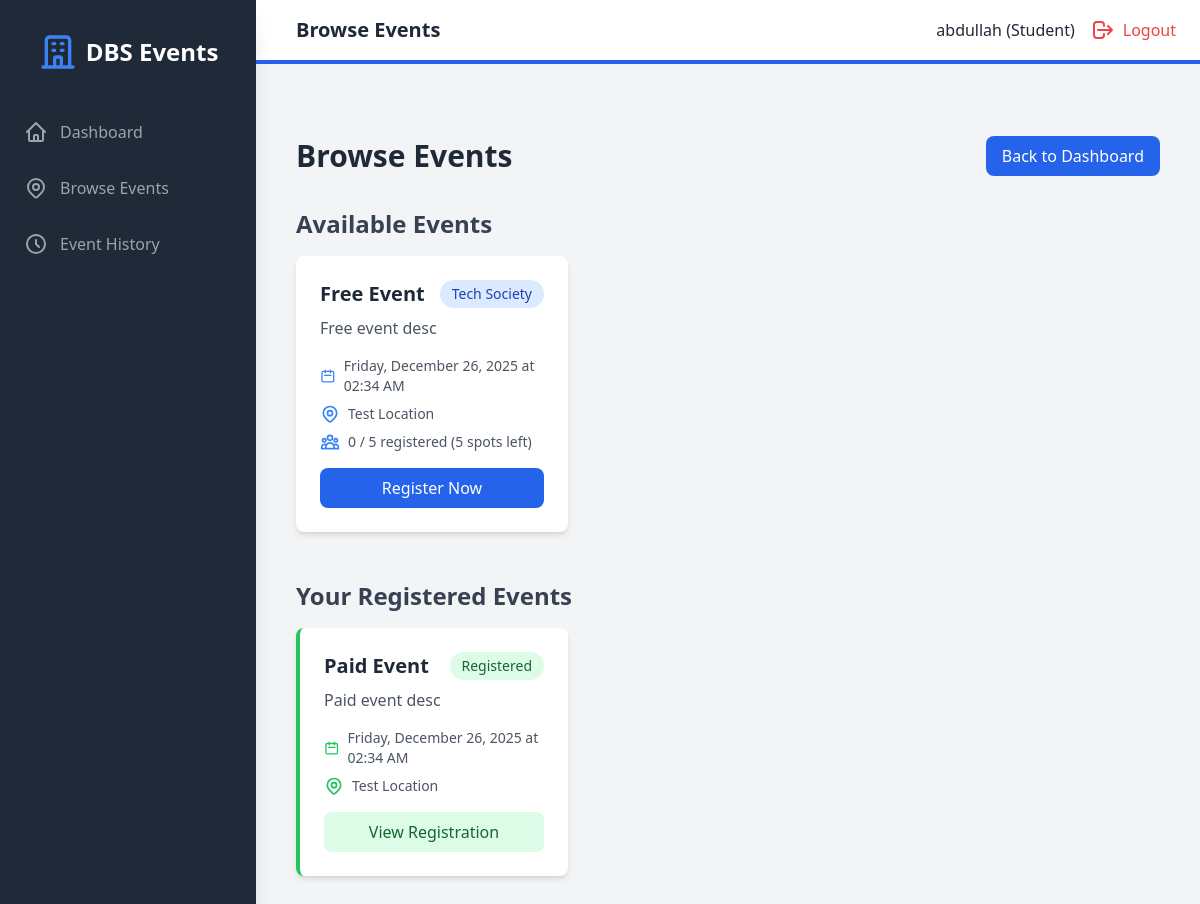
Screenshot of /student/events (signed in) with the database file from the repository.
### models.py (models this page shows, shortened)
class User(UserMixin, db.Model):
    id = db.Column(db.Integer, primary_key=True)
    student_number = db.Column(db.String(50), unique=True, nullable=True)
    email = db.Column(db.String(120), unique=True, nullable=False)
    password_hash = db.Column(db.String(200), nullable=False)
    name = db.Column(db.String(100), nullable=False)
    role = db.Column(db.String(20), nullable=False)  # superadmin, organizer, student
    created_at = db.Column(db.DateTime, default=datetime.utcnow)
    societies = db.relationship('Society', backref='head', lazy=True)
    events_created = db.relationship('Event', backref='creator', lazy=True)
    registrations = db.relationship('Registration', backref='student', lazy=True)

class Event(db.Model):
    id = db.Column(db.Integer, primary_key=True)
    title = db.Column(db.String(200), nullable=False)
    description = db.Column(db.Text, nullable=True)
    event_date = db.Column(db.DateTime, nullable=False)
    location = db.Column(db.String(200), nullable=False)
    capacity = db.Column(db.Integer, nullable=False)
    is_paid = db.Column(db.Boolean, default=False)
    cost = db.Column(db.Float, default=0.0)
    society_id = db.Column(db.Integer, db.ForeignKey('society.id'), nullable=True)
    created_by = db.Column(db.Integer, db.ForeignKey('user.id'), nullable=False)
    created_at = db.Column(db.DateTime, default=datetime.utcnow)
    registrations = db.relationship('Registration', backref='event', lazy=True, cascade='all, delete-orphan')
    def get_registered_count(self):
        return len(self.registrations)
    def available_slots(self):
        return self.capacity - self.get_registered_count()

class Society(db.Model):
    id = db.Column(db.Integer, primary_key=True)
    name = db.Column(db.String(100), nullable=False, unique=True)
    description = db.Column(db.Text, nullable=True)
    society_head_id = db.Column(db.Integer, db.ForeignKey('user.id'), nullable=False)
    created_at = db.Column(db.DateTime, default=datetime.utcnow)
    events = db.relationship('Event', backref='society', lazy=True)

### backend/routes/student.py (the view)
@student_bp.route("/student/events", endpoint="browse_events")
@student_required
def browse_events():
    registered_event_ids = [r.event_id for r in
                         Registration.query.filter_by(student_id=current_user.id).all()]
    upcoming_events = Event.query.filter(
        Event.event_date >= datetime.utcnow()
    ).order_by(Event.event_date.asc()).all()
    registered_events = [e for e in upcoming_events if e.id in registered_event_ids]
    available_events = [e for e in upcoming_events if e.id not in registered_event_ids]
    return render_template(
        "student/browse_events.html",
        available_events=available_events,
        registered_events=registered_events
    )

### backend/main.py (called while the page is built)
@login_manager.user_loader
def load_user(user_id):
    return User.query.get(int(user_id))

### frontend/templates/student/browse_events.html (shortened to what this page needs)
{% extends "base.html" %}
{% block header_title %}Browse Events{% endblock %}
{% block auth_content %}
<div class="container mx-auto px-4 py-8">
    <div class="flex justify-between items-center mb-8">
        <h1 class="text-3xl font-bold text-gray-800">Browse Events</h1>
        <a href="{{ url_for('student.student_dashboard') }}"
           class="bg-blue-600 hover:bg-blue-700 text-white px-4 py-2 rounded-lg transition-colors">
            Back to Dashboard
        </a>
    </div>
    <div class="mb-12">
        <h2 class="text-2xl font-semibold text-gray-700 mb-4">Available Events</h2>
        {% if available_events %}
        <div class="grid grid-cols-1 md:grid-cols-2 lg:grid-cols-3 gap-6">
            {% for event in available_events %}
            <div class="bg-white rounded-lg shadow-md overflow-hidden hover:shadow-lg transition-shadow">
                <div class="p-6">
                    <div class="flex justify-between items-start mb-2">
                        <h3 class="text-xl font-bold text-gray-800">{{ event.title }}</h3>
                        <span class="px-3 py-1 bg-blue-100 text-blue-800 text-sm font-medium rounded-full">
                            {{ event.society.name if event.society else 'General' }}
                        </span>
                    </div>
                    <p class="text-gray-600 mb-4">{{ event.description }}</p>
                    <div class="space-y-2 text-sm text-gray-600 mb-4">
                        <div class="flex items-center">
                            <svg class="w-5 h-5 mr-2 text-blue-500" fill="none" stroke="currentColor" viewBox="0 0 24 24">
                                <path stroke-linecap="round" stroke-linejoin="round" stroke-width="2" d="M8 7V3m8 4V3m-9 8h10M5 21h14a2 2 0 002-2V7a2 2 0 00-2-2H5a2 2 0 00-2 2v12a2 2 0 002 2z"></path>
                            </svg>
                            {{ event.event_date.strftime('%A, %B %d, %Y at %I:%M %p') }}
                        </div>
                        <div class="flex items-center">
                            {{ event.location }}
                        </div>
                        <div class="flex items-center">
                            {{ event.get_registered_count() }} / {{ event.capacity }} registered
                            ({{ event.available_slots() }} spots left)
                        </div>
                    </div>
                    <a href="{{ url_for('student.register_event', event_id=event.id) }}"
                       class="block w-full text-center bg-blue-600 hover:bg-blue-700 text-white py-2 px-4 rounded-lg transition-colors">
                        Register Now
                    </a>
                </div>
            </div>
            {% endfor %}
        </div>
        {% endif %}
    </div>
    {% if registered_events %}
    <div>
        <h2 class="text-2xl font-semibold text-gray-700 mb-4">Your Registered Events</h2>
        <div class="grid grid-cols-1 md:grid-cols-2 lg:grid-cols-3 gap-6">
            {% for event in registered_events %}
            <div class="bg-white rounded-lg shadow-md overflow-hidden border-l-4 border-green-500">
                <div class="p-6">
                    <div class="flex justify-between items-start mb-2">
                        <h3 class="text-xl font-bold text-gray-800">{{ event.title }}</h3>
                        <span class="px-3 py-1 bg-green-100 text-green-800 text-sm font-medium rounded-full">
                            Registered
                        </span>
                    </div>
                    <p class="text-gray-600 mb-4">{{ event.description }}</p>
                    <div class="space-y-2 text-sm text-gray-600 mb-4">
                        <div class="flex items-center">
                            <svg class="w-5 h-5 mr-2 text-green-500" fill="none" stroke="currentColor" viewBox="0 0 24 24">
                                <path stroke-linecap="round" stroke-linejoin="round" stroke-width="2" d="M8 7V3m8 4V3m-9 8h10M5 21h14a2 2 0 002-2V7a2 2 0 00-2-2H5a2 2 0 00-2 2v12a2 2 0 002 2z"></path>
                            </svg>
                            {{ event.event_date.strftime('%A, %B %d, %Y at %I:%M %p') }}
                        </div>
                        <div class="flex items-center">
                            {{ event.location }}
                        </div>
                    </div>
                    <a href="{{ url_for('student.student_dashboard') }}"
                       class="block w-full text-center bg-green-100 hover:bg-green-200 text-green-800 py-2 px-4 rounded-lg transition-colors">
                        View Registration
                    </a>
                </div>
            </div>
            {% endfor %}
        </div>
    </div>
    {% endif %}
</div>
{% endblock %}

### frontend/templates/base.html (shortened to what this page needs)
<!DOCTYPE html>
<html lang="en">
<head>
    <script src="https://cdn.tailwindcss.com"></script>
    <link rel="stylesheet" href="{{ url_for('static', filename='css/style.css') }}">
</head>
<body class="bg-gray-100">
    {% if current_user.is_authenticated %}
    <div class="flex h-screen bg-gray-100">
        <div id="sidebar" class="sidebar fixed inset-y-0 left-0 z-30 w-64 bg-gray-800 overflow-y-auto transition duration-300 ease-out md:translate-x-0 md:static md:shadow-xl sidebar-closed">
            <div class="flex items-center justify-center mt-8">
                <div class="flex items-center">
                    <svg class="h-10 w-10 text-blue-500" fill="none" stroke="currentColor" viewBox="0 0 24 24">
                        <path stroke-linecap="round" stroke-linejoin="round" stroke-width="2" d="M19 21V5a2 2 0 00-2-2H7a2 2 0 00-2 2v16m14 0h2m-2 0h-5m-9 0H3m2 0h5M9 7h1m-1 4h1m4-4h1m-1 4h1m-5 10v-5a1 1 0 011-1h2a1 1 0 011 1v5m-4 0h4"></path>
                    </svg>
                    <span class="text-white text-2xl font-semibold ml-2">DBS Events</span>
                </div>
            </div>
            <nav class="mt-10">
                {% if current_user.role == 'superadmin' %}
                    <a class="flex items-center mt-4 py-2 px-6 text-gray-400 hover:bg-gray-700 hover:text-white" href="{{ url_for('admin.admin_dashboard') }}">
                        <svg class="h-6 w-6" fill="none" stroke="currentColor" viewBox="0 0 24 24"><path stroke-linecap="round" stroke-linejoin="round" stroke-width="2" d="M3 12l2-2m0 0l7-7 7 7M5 10v10a1 1 0 001 1h3m10-11l2 2m-2-2v10a1 1 0 01-1 1h-3m-6 0a1 1 0 001-1v-4a1 1 0 011-1h2a1 1 0 011 1v4a1 1 0 001 1m-6 0h6"></path></svg>
                        <span class="mx-3">Dashboard</span>
                    </a>
                    <a class="flex items-center mt-4 py-2 px-6 text-gray-400 hover:bg-gray-700 hover:text-white" href="{{ url_for('admin.admin_organizers') }}">
                        <svg class="h-6 w-6" fill="none" stroke="currentColor" viewBox="0 0 24 24"><path stroke-linecap="round" stroke-linejoin="round" stroke-width="2" d="M17 20h5v-2a3 3 0 00-5.356-1.857M17 20H7m10 0v-2c0-.656-.126-1.283-.356-1.857m0 0a5.002 5.002 0 019.288 0M15 7a3 3 0 11-6 0 3 3 0 016 0zm6 3a2 2 0 11-4 0 2 2 0 014 0zM7 10a2 2 0 11-4 0 2 2 0 014 0z"></path></svg>
                        <span class="mx-3">Organizers</span>
                    </a>
                    <a class="flex items-center mt-4 py-2 px-6 text-gray-400 hover:bg-gray-700 hover:text-white" href="{{ url_for('admin.admin_students') }}">
                        <svg class="h-6 w-6" fill="none" stroke="currentColor" viewBox="0 0 24 24"><path stroke-linecap="round" stroke-linejoin="round" stroke-width="2" d="M12 4.354a4 4 0 110 5.292M15 21H3v-1a6 6 0 0112 0v1zm0 0h6v-1a6 6 0 00-9-5.197M13 7a4 4 0 11-8 0 4 4 0 018 0z"></path></svg>
                        <span class="mx-3">Students</span>
                    </a>
                    <a class="flex items-center mt-4 py-2 px-6 text-gray-400 hover:bg-gray-700 hover:text-white" href="{{ url_for('admin.admin_societies') }}">
                        <svg class="h-6 w-6" fill="none" stroke="currentColor" viewBox="0 0 24 24"><path stroke-linecap="round" stroke-linejoin="round" stroke-width="2" d="M19 21V5a2 2 0 00-2-2H7a2 2 0 00-2 2v16m14 0h2m-2 0h-5m-9 0H3m2 0h5M9 7h1m-1 4h1m4-4h1m-1 4h1m-5 10v-5a1 1 0 011-1h2a1 1 0 011 1v5m-4 0h4"></path></svg>
                        <span class="mx-3">Societies</span>
                    </a>
                    <a class="flex items-center mt-4 py-2 px-6 text-gray-400 hover:bg-gray-700 hover:text-white" href="{{ url_for('admin.admin_events') }}">
                        <svg class="h-6 w-6" fill="none" stroke="currentColor" viewBox="0 0 24 24"><path stroke-linecap="round" stroke-linejoin="round" stroke-width="2" d="M8 7V3m8 4V3m-9 8h10M5 21h14a2 2 0 002-2V7a2 2 0 00-2-2H5a2 2 0 00-2 2v12a2 2 0 002 2z"></path></svg>
                        <span class="mx-3">All Events</span>
                    </a>
                {% elif current_user.role == 'student' %}
                    <a class="flex items-center mt-4 py-2 px-6 text-gray-400 hover:bg-gray-700 hover:text-white" href="{{ url_for('student.student_dashboard') }}">
                        <svg class="h-6 w-6" fill="none" stroke="currentColor" viewBox="0 0 24 24"><path stroke-linecap="round" stroke-linejoin="round" stroke-width="2" d="M3 12l2-2m0 0l7-7 7 7M5 10v10a1 1 0 001 1h3m10-11l2 2m-2-2v10a1 1 0 01-1 1h-3m-6 0a1 1 0 001-1v-4a1 1 0 011-1h2a1 1 0 011 1v4a1 1 0 001 1m-6 0h6"></path></svg>
                        <span class="mx-3">Dashboard</span>
                    </a>
                    <a class="flex items-center mt-4 py-2 px-6 text-gray-400 hover:bg-gray-700 hover:text-white" href="{{ url_for('student.browse_events') }}">
                        <span class="mx-3">Browse Events</span>
                    </a>
                    <a class="flex items-center mt-4 py-2 px-6 text-gray-400 hover:bg-gray-700 hover:text-white" href="{{ url_for('student.event_history') }}">
                        <svg class="h-6 w-6" fill="none" stroke="currentColor" viewBox="0 0 24 24"><path stroke-linecap="round" stroke-linejoin="round" stroke-width="2" d="M12 8v4l3 3m6-3a9 9 0 11-18 0 9 9 0 0118 0z"></path></svg>
                        <span class="mx-3">Event History</span>
                    </a>
                {% endif %}
            </nav>
        </div>
        <div class="flex-1 flex flex-col overflow-hidden">
            <header class="flex justify-between items-center py-4 px-6 bg-white border-b-4 border-blue-600">
                <div class="flex items-center">
                    <h1 class="text-xl font-semibold text-gray-800 ml-4">{% block header_title %}{% endblock %}</h1>
                </div>
                <div class="flex items-center">
                    <span class="text-gray-800 mr-4">{{ current_user.name }} ({{ current_user.role | capitalize }})</span>
                    <a href="{{ url_for('public.logout') }}" class="flex items-center text-red-500 hover:text-red-700">
                        <svg class="h-6 w-6" fill="none" stroke="currentColor" viewBox="0 0 24 24"><path stroke-linecap="round" stroke-linejoin="round" stroke-width="2" d="M17 16l4-4m0 0l-4-4m4 4H7m6 4v1a3 3 0 01-3 3H6a3 3 0 01-3-3v-10a3 3 0 013-3h4a3 3 0 013 3v1"></path></svg>
                        <span class="ml-2 hidden sm:inline">Logout</span>
                    </a>
                </div>
            </header>
            <div class="px-6 pt-4">
            </div>
            <main class="flex-1 overflow-x-hidden overflow-y-auto bg-gray-100 p-6">
                {% block auth_content %}{% endblock %}
            </main>
        </div>
    </div>
    {% endif %}
</body>
</html>

### frontend/static/css/style.css (style rules this page uses)
body { font-family: 'Segoe UI', Tahoma, Geneva, Verdana, sans-serif; }
a, button { transition: all 0.3s ease; }

### frontend/templates/base.html (style rules this page uses)
.sidebar { transition: transform 0.3s ease-in-out; }
.sidebar-closed { transform: translateX(-100%); }
@media (min-width: 768px) { .sidebar-closed { transform: translateX(0); } }

### rows the page displays
User: name "abdullah", role "Student"
Event: title "Free Event", society "Tech Society", description "Free event desc", event_date "Friday, December 26, 2025 at 02:34 AM", location "Test Location", get_registered_count "0", capacity "5", available_slots "5"
Event: title "Paid Event", description "Paid event desc", event_date "Friday, December 26, 2025 at 02:34 AM", location "Test Location"
